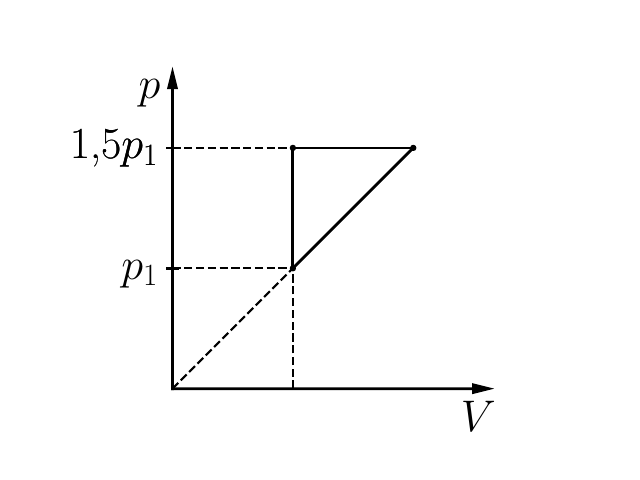

Write the Python code that produced this figure.
from MKT import *

axes = Axes(10, 'P/$p$', 'V/$V$', ltx=True, fontsize=32)

p1 = (4, '$p_1$')
p2 = (8, '1,5$p_1$')
v1 = (4, '')
v2 = (8, '')
state1 = State(axes, p=p1, v=v1, xtick=False)
state2 = State(axes, p=p2, v=v1, xtick=False)
state3 = State(axes, p=p2, v=v2, xtick=False)

axes.process(state1,state2, arrow=False)
axes.process(state2,state3, arrow=False)
axes.process(state3,state1, arrow=False)

axes.marker(state1, ms=7)
axes.marker(state2, ms=7)
axes.marker(state3, ms=7)

axes.line(state1, 'all')
axes.line(state2, 'xp')

#savefig('2.1.2.pdf')
show()